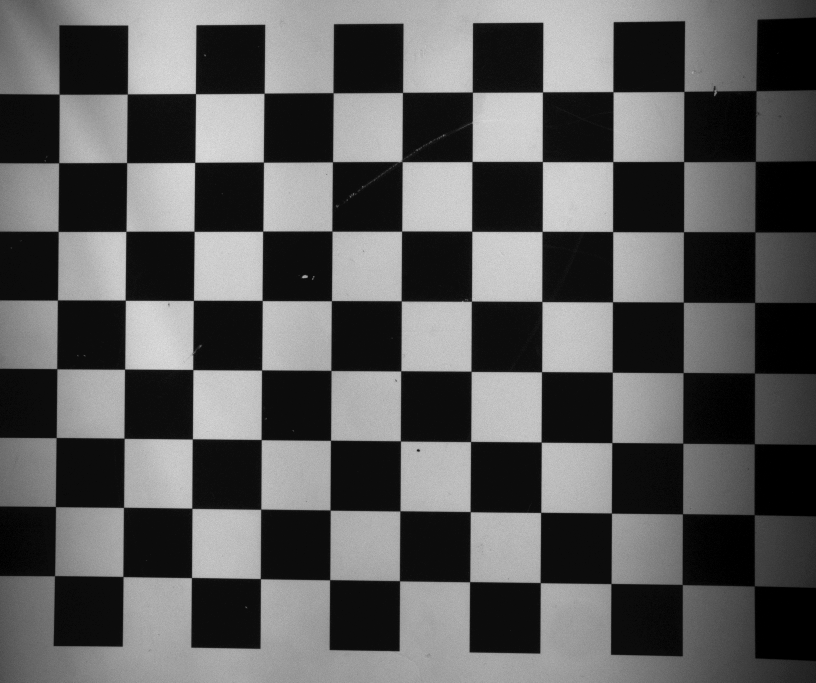
#> input picture work/meas/shots/gx_test_20ms_1.png, 2448 x 2048 px, given in place of , which was not available (shown at 1/3 size)
$ python measure_stereo.py
#> lines starting #> are read from the running program, lines starting #| are printed output that depends on the picture; after the words box and inside, x2 and y2 are one past the last pixel; in counts of white or black regions, pixels touching at a corner belong together; long printed decimals are rounded
### work/meas/stereo_common.py
# -*- coding: utf-8 -*-
"""双目双剪影 + 平面扫描：几何与图像工具。

坐标约定
--------
* 标定板/台面坐标：z=0 在台面（玻璃上表面），z 向上，单位 mm。
* 相机坐标：OpenCV 约定，x 右、y 下、z 朝物体。
* stereoCalibrate 得到 X2 = R @ X1 + T（左相机 -> 右相机）。
* 台面位姿 solvePnP 得到 X1 = R0 @ X_stage + t0。
  台面法向 n = R0[:, 2]，平面方程 n·X1 = d0，d0 = n·t0。
  高度 H 的平面：n·X1 = d0 + H。
"""
import numpy as np
import cv2


def as_K(K):
    return np.asarray(K, dtype=np.float64).reshape(3, 3)


def plane_homography(K1, K2, R, T, n, d):
    """左图 -> 右图，针对 n·X1 = d 的平面（X2 = R X1 + T）。"""
    K1 = as_K(K1)
    K2 = as_K(K2)
    R = np.asarray(R, dtype=np.float64).reshape(3, 3)
    T = np.asarray(T, dtype=np.float64).reshape(3, 1)
    n = np.asarray(n, dtype=np.float64).reshape(3, 1)
    A = R + (T @ n.T) / float(d)
    return K2 @ A @ np.linalg.inv(K1)


def stage_homography(K, R0, t0, H):
    """左图 -> 台面平面 z=H 的 mm 坐标（图像点 -> (x,y) mm）。"""
    K = as_K(K)
    R0 = np.asarray(R0, dtype=np.float64).reshape(3, 3)
    t0 = np.asarray(t0, dtype=np.float64).reshape(3)
    M = np.column_stack([R0[:, 0], R0[:, 1], t0 + float(H) * R0[:, 2]])
    return np.linalg.inv(K @ M)


def backproject_contour(cnt, H_img2stage):
    """轮廓像素 -> 台面 mm 坐标。"""
    pts = np.asarray(cnt, dtype=np.float64).reshape(-1, 1, 2)
    out = cv2.perspectiveTransform(pts, H_img2stage)
    return out.reshape(-1, 2)


# [9 lines left out: function project_stage, not called in this run]


def polygon_area(pts):
    """鞋带公式，mm^2。"""
    p = np.asarray(pts, dtype=np.float64).reshape(-1, 2)
    x, y = p[:, 0], p[:, 1]
    return 0.5 * abs(np.dot(x, np.roll(y, -1)) - np.dot(y, np.roll(x, -1)))


# [11 lines left out: function fit_circle, not called in this run]


def make_mask(gray, thr=0.5, ref=None):
    """背光剪影：物体暗、背景亮。返回 (mask 0/255, ref)。"""
    g = np.asarray(gray, dtype=np.float64)
    if ref is None:
        border = np.concatenate([g[0, :], g[-1, :], g[:, 0], g[:, -1]])
        ref = float(np.median(border))
    mask = (g < float(thr) * ref).astype(np.uint8) * 255
    mask = cv2.morphologyEx(mask, cv2.MORPH_OPEN, np.ones((3, 3), np.uint8))
    return mask, ref


def largest_contour(mask, reject_border=True):
    """最大轮廓；默认丢弃贴图像边的轮廓（桌沿/画面边缘常比物体还大）。"""
    cnts, hier = cv2.findContours(mask, cv2.RETR_CCOMP, cv2.CHAIN_APPROX_NONE)
    if not cnts:
        return None, None, None
    h, w = mask.shape[:2]
    best, best_area = None, -1.0
    for c in cnts:
        x, y, ww, hh = cv2.boundingRect(c)
        if reject_border and (x <= 1 or y <= 1 or x + ww >= w - 1 or y + hh >= h - 1):
            continue
        a = float(cv2.contourArea(c))
        if a > best_area:
            best, best_area = c, a
    return best, cnts, hier


# [13 lines left out: function warp_mask, not called in this run]


def iou(a, b):
    inter = np.count_nonzero(np.logical_and(a > 0, b > 0))
    union = np.count_nonzero(np.logical_or(a > 0, b > 0))
    return float(inter) / float(union) if union else 0.0


def parabola_refine(hs, vals):
    """三点抛物线插值，返回 (h*, v*)。"""
    hs = np.asarray(hs, dtype=np.float64)
    vals = np.asarray(vals, dtype=np.float64)
    i = int(np.argmax(vals))
    if i == 0 or i == len(vals) - 1:
        return float(hs[i]), float(vals[i])
    h0, h1, h2 = hs[i - 1], hs[i], hs[i + 1]
    v0, v1, v2 = vals[i - 1], vals[i], vals[i + 1]
    den = (v0 - 2 * v1 + v2)
    if abs(den) < 1e-12:
        return float(h1), float(v1)
    dh = 0.5 * (v0 - v2) / den
    return float(h1 + dh), float(v1 - 0.25 * (v0 - v2) * dh)


def sweep_height(mask1, mask2, K1, K2, R, T, n, d0,
                 hmin=0.0, hmax=150.0, step=0.5, scale=0.5):
    """平面扫描：找使左右剪影重合最好的 H。"""
    h, w = mask2.shape[:2]
    m1 = cv2.resize(mask1, (int(round(w * scale)), int(round(h * scale))),
                    interpolation=cv2.INTER_NEAREST)
    m2 = cv2.resize(mask2, (int(round(w * scale)), int(round(h * scale))),
                    interpolation=cv2.INTER_NEAREST)
    S = np.diag([scale, scale, 1.0])
    K1s, K2s = S @ as_K(K1), S @ as_K(K2)
    hs, vals = [], []
    for H in np.arange(hmin, hmax + 0.5 * step, step):
        Hm = plane_homography(K1s, K2s, R, T, n, d0 + H)
        wm = cv2.warpPerspective(m1, Hm, (m1.shape[1], m1.shape[0]),
                                 flags=cv2.INTER_NEAREST)
        hs.append(float(H))
        vals.append(iou(wm, m2))
    H, v = parabola_refine(hs, vals)
    return H, v, np.array(hs), np.array(vals)


def load_npz(path):
    d = np.load(path)
    return {k: d[k] for k in d.files}


# [7 lines left out: function stage_plane_from_board, not called in this run]

### work/meas/measure_stereo.py
# -*- coding: utf-8 -*-
"""双目双剪影 + 平面扫描测体积。

用法：
  python measure_stereo.py --left shots/left.png --right shots/right.png \
      --stereo calib/stereo.npz --stage calib/stereo_stage.npz --shape l
  python measure_stereo.py ... --shape cylinder
  python measure_stereo.py --selftest          # 合成数据自检，不需要相机

原理：
  - 左右各一张背光剪影；物体暗、背景亮；孔是剪影里的亮洞。
  - 对候选高度 H，把左剪影按平面 z=H 的单应 warp 到右图，IoU 最大即 H。
  - 左剪影外轮廓反投影到 z=H 得顶面面积 A；孔按 z=0（底口）+ 同心先验扣除。
  - V = A * H。
"""
import argparse
import json
import os
import sys

import cv2
import numpy as np

from stereo_common import (
    load_npz, make_mask, largest_contour, sweep_height, stage_homography,
    backproject_contour, polygon_area, fit_circle, plane_homography, project_stage,
)

try:
    sys.stdout.reconfigure(encoding="utf-8")
except Exception:
    pass


def _fill_holes(mask):
    cnts, _ = cv2.findContours(mask, cv2.RETR_EXTERNAL, cv2.CHAIN_APPROX_SIMPLE)
    out = np.zeros_like(mask)
    if cnts:
        cv2.drawContours(out, cnts, -1, 255, -1)
    return out


def measure_masks(m1, m2, st, stage, shape="auto", hmin=0.0, hmax=160.0, step=0.5):
    K1, K2 = st["K1"], st["K2"]
    R, T = st["R"], st["T"]
    R0, t0 = stage["R0"], stage["t0"]
    n, d0 = stage["n"], stage["d0"]

    cnt, cnts, hier = largest_contour(m1)
    if cnt is None:
        raise RuntimeError("左图没有找到剪影：轮廓都贴边，或背景不是均匀亮场")

    # 高度扫描只看外轮廓：孔在底口（z=0），warp 到 z=H 会错位，不能参与 IoU
    m1f = _fill_holes(m1)
    m2f = _fill_holes(m2)
    H, best_iou, hs, vals = sweep_height(
        m1f, m2f, K1, K2, R, T, n, d0, hmin=hmin, hmax=hmax, step=step, scale=0.5)

    Hm = stage_homography(K1, R0, t0, H)
    pts = backproject_contour(cnt, Hm)
    A_out = polygon_area(pts)

    hole_cnt = None
    if shape in ("auto", "cylinder") and cnts is not None and hier is not None:
        idx = next((i for i, c in enumerate(cnts) if c is cnt), -1)
        holes = ([c for j, c in enumerate(cnts)
                  if j != idx and hier[0][j][3] == idx and cv2.contourArea(c) > 50]
                 if idx >= 0 else [])
        if holes:
            hole_cnt = max(holes, key=cv2.contourArea)

    result = {"H_mm": float(H), "iou": float(best_iou),
              "A_mm2": float(A_out), "shape": shape}
    if hole_cnt is not None:
        H0 = stage_homography(K1, R0, t0, 0.0)
        pts_h = backproject_contour(hole_cnt, H0)
        cxh, cyh, r_i, rms_i = fit_circle(pts_h)
        cxo, cyo, r_o, rms_o = fit_circle(pts)
        A = np.pi * (r_o ** 2 - r_i ** 2)
        result.update({"hole": True, "r_out_mm": float(r_o), "r_in_mm": float(r_i),
                       "rms_circle_out": float(rms_o), "rms_circle_in": float(rms_i),
                       "concentric_err_mm": float(np.hypot(cxo - cxh, cyo - cyh)),
                       "A_mm2": float(A)})
        if shape == "l":
            result["warn"] = "L 块检测到洞，按圆柱扣孔；若不需要请加 --shape l"
    result["V_cm3"] = float(result["A_mm2"] * H / 1000.0)
    return result, dict(hs=hs, vals=vals, cnt=cnt, hole=hole_cnt, H=H)


def measure_pair(left, right, st, stage, shape="auto", undistort=True,
                 thr=0.5, hmin=0.0, hmax=160.0, step=0.5, ref=None):
    K1, D1, K2, D2 = st["K1"], st["D1"], st["K2"], st["D2"]
    if undistort:
        left = cv2.undistort(left, K1, D1)
        right = cv2.undistort(right, K2, D2)
    m1, ref1 = make_mask(left, thr=thr, ref=ref)
    m2, _ = make_mask(right, thr=thr, ref=ref)
    return measure_masks(m1, m2, st, stage, shape=shape,
                         hmin=hmin, hmax=hmax, step=step), m1, m2, ref1


# ---------------------------------------------------------------- selftest
# [65 lines left out: functions _synthetic, run_selftest, not called in this run]


def main():
    ap = argparse.ArgumentParser()
    ap.add_argument("--left", default="")
    ap.add_argument("--right", default="")
    ap.add_argument("--stereo", default="calib/stereo.npz")
    ap.add_argument("--stage", default="calib/stereo_stage.npz")
    ap.add_argument("--shape", choices=["auto", "l", "cylinder"], default="auto")
    ap.add_argument("--thr", type=float, default=0.5)
    ap.add_argument("--hmin", type=float, default=0.0)
    ap.add_argument("--hmax", type=float, default=160.0)
    ap.add_argument("--step", type=float, default=0.5)
    ap.add_argument("--out", default="")
    ap.add_argument("--no-undistort", action="store_true")
    ap.add_argument("--selftest", action="store_true")
    args = ap.parse_args()

    if args.selftest:
        return run_selftest()

    st = load_npz(args.stereo)
#> (reads work/meas/calib/stereo.npz from the repository)
    stage = load_npz(args.stage)
#> (reads work/meas/calib/stereo_stage.npz from the repository)
    a = cv2.imread(args.left, cv2.IMREAD_GRAYSCALE)
#> a is the input picture: shape (2048, 2448); min 0, max 20, mean 7.19
    b = cv2.imread(args.right, cv2.IMREAD_GRAYSCALE)
    if a is None or b is None:
        print("读不到图片：", args.left, args.right)
        return 2

    (res, dbg), m1, m2, ref = measure_pair(
        a, b, st, stage, shape=args.shape, undistort=not args.no_undistort,
        thr=args.thr, hmin=args.hmin, hmax=args.hmax, step=args.step)
#> in measure_pair, `left = cv2.undistort(left, K1, D1)`:
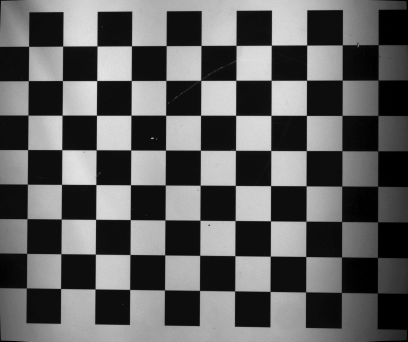
#> left: shape (2048, 2448) (shown at 1/6 size); min 0, max 19, mean 7.18; drawn with min black and max white
#> in make_mask, `border = np.concatenate([g[0, :], g[-1, :], g[:, 0], g[:, -1]])`: border = 8992 values, max 17 at index 432, min 0 at index 0, mean 7.01
#> in make_mask, `ref = float(np.median(border))`: ref = 8
#> in make_mask, `mask = (g < float(thr) * ref).astype(np.uint8) * 255`:
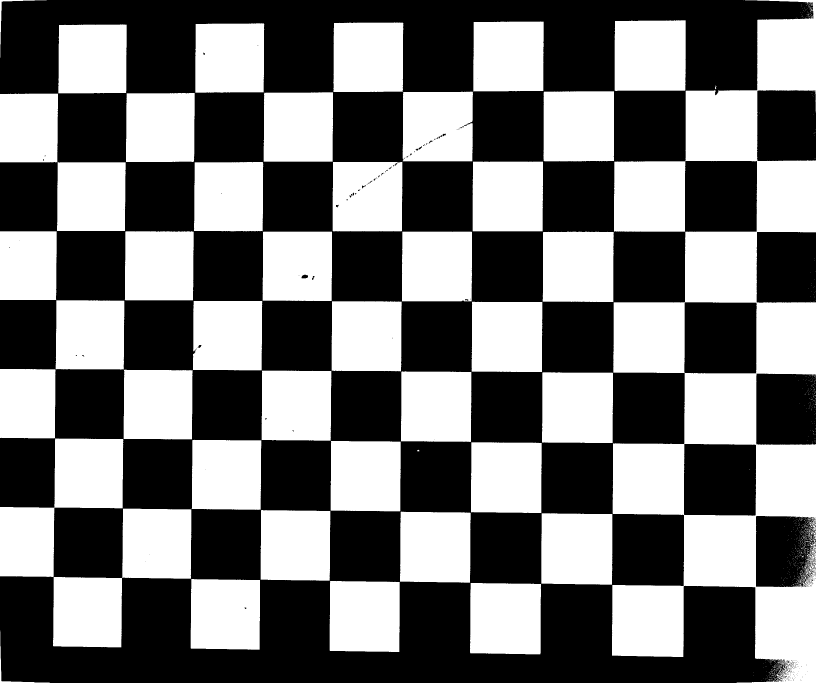
#> mask: shape (2048, 2448) (shown at 1/3 size); 46.1% white; 913 white regions (862 under 20 px), largest, box (x1, y1, x2, y2) and area: (1836, 0, 2448, 2048) 568549, (0, 1315, 370, 1942) 118531, (1624, 1540, 1837, 1754) 44890
#> in make_mask, `mask = cv2.morphologyEx(mask, cv2.MORPH_OPEN, np.ones((3, 3), np.uint8))`:
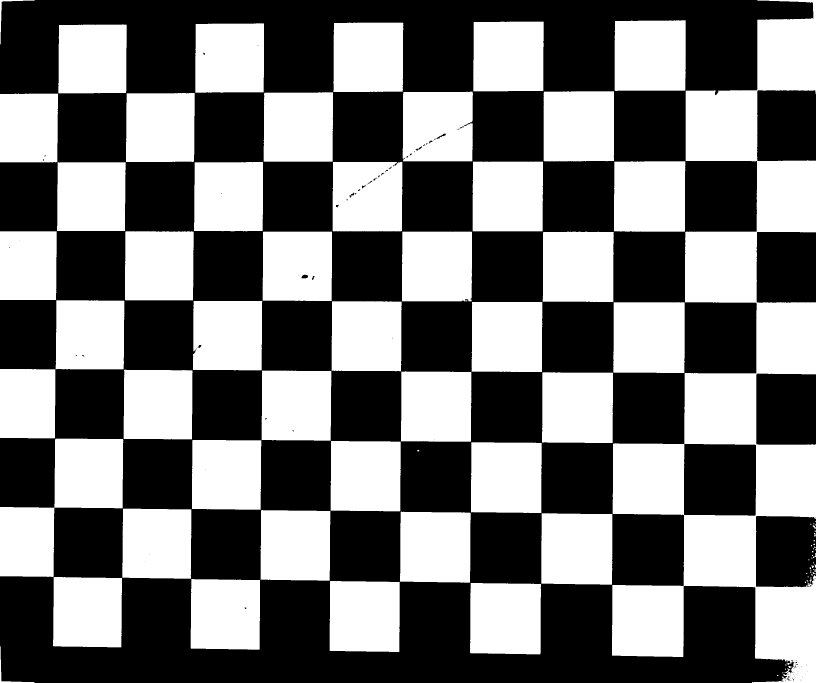
#> mask: shape (2048, 2448) (shown at 1/3 size); 46% white; 100 white regions (43 under 20 px), largest, box (x1, y1, x2, y2) and area: (1836, 0, 2448, 2048) 474112, (0, 1316, 370, 1731) 75890, (1840, 907, 2054, 1119) 45038
#> call 2 of make_mask, with thr = 0.5
#> in make_mask (call 2), `border = np.concatenate([g[0, :], g[-1, :], g[:, 0], g[:, -1]])`: border = 8992 values, max 17 at index 1551, min 0 at index 0, mean 6.71
#> in make_mask (call 2), `ref = float(np.median(border))`: ref = 6
#> in make_mask (call 2), `mask = (g < float(thr) * ref).astype(np.uint8) * 255`:
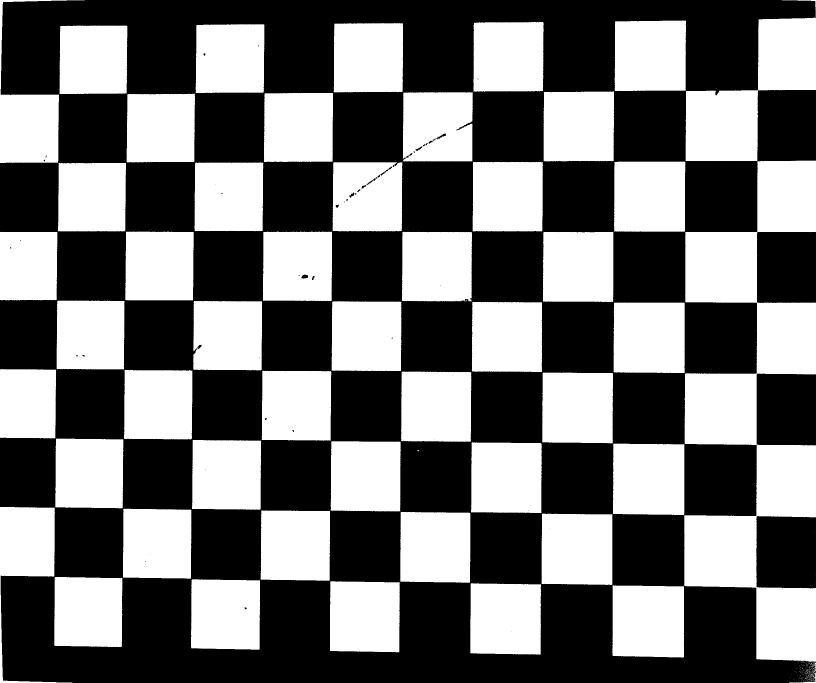
#> mask: shape (2048, 2448) (shown at 1/3 size); 45.5% white; 231 white regions (184 under 20 px), largest, box (x1, y1, x2, y2) and area: (2053, 482, 2448, 2048) 290675, (2057, 0, 2448, 484) 82745, (1837, 1756, 2052, 1973) 45479
#> in largest_contour, `cnts, hier = cv2.findContours(mask, cv2.RETR_CCOMP, cv2.CHAIN_APPROX_N..`: cnts = 223 contours, 144 with area under 20; largest, box (x1, y1, x2, y2) and area: (1836, 0, 2448, 2048) 515482, (0, 1316, 370, 1731) 75111, (2051, 1331, 2269, 1548) 46247, (1840, 907, 2054, 1119) 44614, (1624, 1540, 1837, 1754) 44448
#> the loop in largest_contour, `for c in cnts:` made 223 passes
#> (x, y, ww, hh, a, best_area) on passes 9, 11, 13, 59, 79, 222: (2360, 1988, 9, 7, 21.5, 21.5), (2423, 1751, 12, 7, 34, 34), (1410, 1749, 213, 214, 44142.5, 44142.5), (1624, 1540, 213, 214, 44447.5, 44447.5), (1840, 907, 214, 212, 44614.5, 44614.5), (2051, 1331, 218, 217, 46247, 46247)
#> after the loop in largest_contour, `for c in cnts:`: best = contour of 854 points, box (x1, y1, x2, y2) (2051, 1331, 2269, 1548), area 46247; best_area = 46247
#> in measure_masks, `cnt, cnts, hier = largest_contour(m1)`: cnt has the same summary as best in largest_contour
#> in _fill_holes, `cnts, _ = cv2.findContours(mask, cv2.RETR_EXTERNAL, cv2.CHAIN_APPROX_S..`: cnts = 100 contours, 50 with area under 20; largest, box (x1, y1, x2, y2) and area: (1836, 0, 2448, 2048) 515482, (0, 1316, 370, 1731) 75111, (1840, 907, 2054, 1119) 44614, (1624, 1540, 1837, 1754) 44448, (1842, 484, 2056, 695) 44333
#> in _fill_holes, `cv2.drawContours(out, cnts, -1, 255, -1)`:
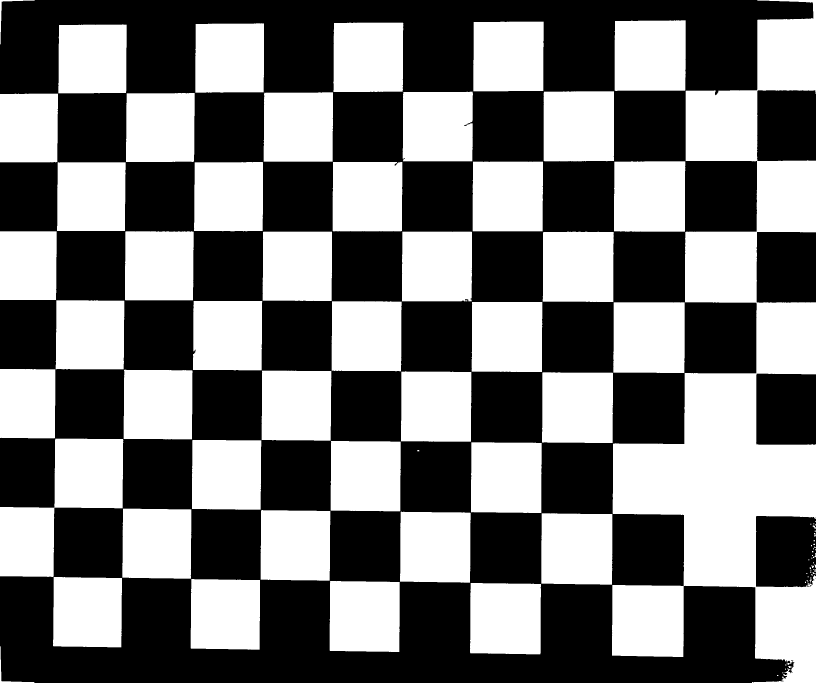
#> out: shape (2048, 2448) (shown at 1/3 size); 46.9% white; 100 white regions (43 under 20 px)
#> in _fill_holes (call 2), `cnts, _ = cv2.findContours(mask, cv2.RETR_EXTERNAL, cv2.CHAIN_APPROX_S..`: cnts = 52 contours, 3 with area under 20; largest, box (x1, y1, x2, y2) and area: (2053, 482, 2448, 1984) 287207, (2057, 53, 2448, 483) 81629, (1837, 1756, 2052, 1972) 45030, (1839, 1331, 2053, 1545) 44682, (1841, 908, 2054, 1119) 44224
#> the loop in sweep_height, `for H in np.arange(hmin, hmax + 0.5 * step, step):` made 321 passes
#> (inter in iou, union in iou) on passes 1 to 3: (245080, 878850), (244598, 879194), (244200, 879512)
#> pass 1, in sweep_height, `wm = cv2.warpPerspective(m1, Hm, (m1.shape[1], m1.shape[0]), flags=cv2..`:
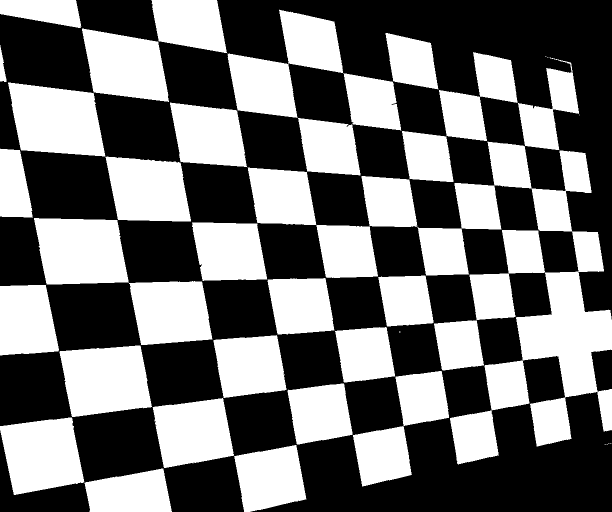
#> wm: shape (1024, 1224) (shown at 1/2 size); 44.2% white; 43 white regions (8 under 20 px), largest, box (x1, y1, x2, y2) and area: (723, 283, 1224, 929) 106949, (495, 335, 756, 556) 23548, (16, 165, 211, 313) 21934
#> after the loop in sweep_height, `for H in np.arange(hmin, hmax + 0.5 * step, step):`:
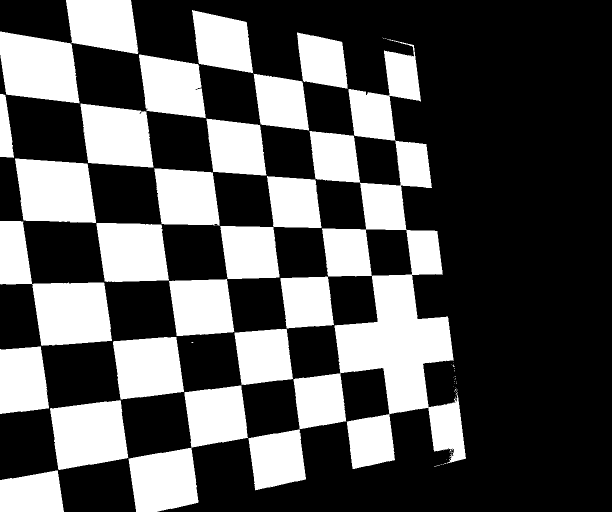
#> wm: shape (1024, 1224) (shown at 1/2 size); 33.6% white; 62 white regions (38 under 20 px), largest, box (x1, y1, x2, y2) and area: (587, 78, 932, 938) 107346, (257, 771, 496, 1024) 26744, (0, 442, 224, 692) 24366
#> after the loop in sweep_height, `for H in np.arange(hmin, hmax + 0.5 * step, step):`: hs = 321 values from 0 to 160; vals = 321 values, max 0.323 at index 75, min 0.214 at index 320, mean 0.279
#> in parabola_refine, `hs = np.asarray(hs, dtype=np.float64)`: hs = 321 values from 0 to 160
#> in parabola_refine, `i = int(np.argmax(vals))`: i = 75
#> in parabola_refine, `h0, h1, h2 = hs[i - 1], hs[i], hs[i + 1]`: h0 = 37; h1 = 37.5; h2 = 38
#> in parabola_refine, `v0, v1, v2 = vals[i - 1], vals[i], vals[i + 1]`: v0 = 0.323
#> in parabola_refine, `den = (v0 - 2 * v1 + v2)`: den = -0.000125
#> in parabola_refine, `dh = 0.5 * (v0 - v2) / den`: dh = -0.434
#> in sweep_height, `H, v = parabola_refine(hs, vals)`: H = 37.07; v = 0.323
#> in measure_masks, `H, best_iou, hs, vals = sweep_height( m1f, m2f, K1, K2, R, T, n, d0, h..`: H = 37.07; best_iou = 0.323; hs = 321 values from 0 to 160
#> in stage_homography, `M = np.column_stack([R0[:, 0], R0[:, 1], t0 + float(H) * R0[:, 2]])`: M = [[-0.906, 0.0739, 97.18], [0.00522, -0.983, 58.71], [0.422, 0.171, 423]]
#> in measure_masks, `Hm = stage_homography(K1, R0, t0, H)`: Hm = [[-0.000288, -9.93e-06, 0.589], [1.53e-05, -0.000287, 0.41], [2.81e-07, 1.26e-07, 0.00161]]
#> in backproject_contour, `pts = np.asarray(cnt, dtype=np.float64).reshape(-1, 1, 2)`: pts = 854 rows, first 8: [2052, 1332], [2053, 1331], [2054, 1331], [2055, 1331], [2056, 1331], [2057, 1331], [2058, 1331], [2059, 1331]
#> in backproject_contour, `out = cv2.perspectiveTransform(pts, H_img2stage)`: out = 854 rows, first 8: [-6.13, 24.76], [-6.24, 24.89], [-6.37, 24.89], [-6.49, 24.89], [-6.61, 24.9], [-6.73, 24.9], [-6.85, 24.9], [-6.97, 24.91]
#> in measure_masks, `pts = backproject_contour(cnt, Hm)`: pts = 854 pairs, first value -32.14 to -6.13, second value -1.23 to 25.37
#> in polygon_area, `p = np.asarray(pts, dtype=np.float64).reshape(-1, 2)`: p has the same summary as pts in measure_masks
#> in polygon_area, `x, y = p[:, 0], p[:, 1]`: x = 854 values, max -6.13 at index 823, min -32.14 at index 390, mean -19.22; y = 854 values, max 25.37 at index 213, min -1.23 at index 641, mean 12.22
#> in measure_masks, `A_out = polygon_area(pts)`: A_out = 656.9
#> in measure_masks, `idx = next((i for i, c in enumerate(cnts) if c is cnt), -1)`: idx = 221
#> in measure_masks, `holes = ([c for j, c in enumerate(cnts) if j != idx and hier[0][j][3] ..`: holes = []
#> in measure_masks, `result = {"H_mm": float(H), "iou": float(best_iou), "A_mm2": float(A_o..`: result = {'H_mm': 37.07, 'iou': 0.323, 'A_mm2': 656.9, 'shape': 'auto'}
#> res = {'H_mm': 37.07, 'iou': 0.323, 'A_mm2': 656.9, 'shape': 'auto', 'V_cm3': 24.35}; dbg = 5 items; ref = 8
    print(json.dumps(res, ensure_ascii=False, indent=2))
#| {
#|   "H_mm": 37.066,
#|   "iou": 0.323,
#|   "A_mm2": 656.882,
#|   "shape": "auto",
#|   "V_cm3": 24.348
#> (further printed lines are left out)

    if args.out:
        vis = cv2.cvtColor(a, cv2.COLOR_GRAY2BGR)
        cv2.drawContours(vis, [dbg["cnt"]], -1, (0, 255, 0), 2)
        if dbg["hole"] is not None:
            cv2.drawContours(vis, [dbg["hole"]], -1, (0, 0, 255), 2)
        txt = (f"H={res['H_mm']:.2f}mm  A={res['A_mm2']:.0f}mm2  "
               f"V={res['V_cm3']:.1f}cm3  IoU={res['iou']:.3f}")
        cv2.putText(vis, txt, (20, 50), cv2.FONT_HERSHEY_SIMPLEX, 0.9, (0, 255, 255), 2)
        os.makedirs(os.path.dirname(args.out) or ".", exist_ok=True)
        cv2.imwrite(args.out, vis)
        print("debug:", args.out)
    return 0


if __name__ == "__main__":
    sys.exit(main())
#> (the program exits here)
